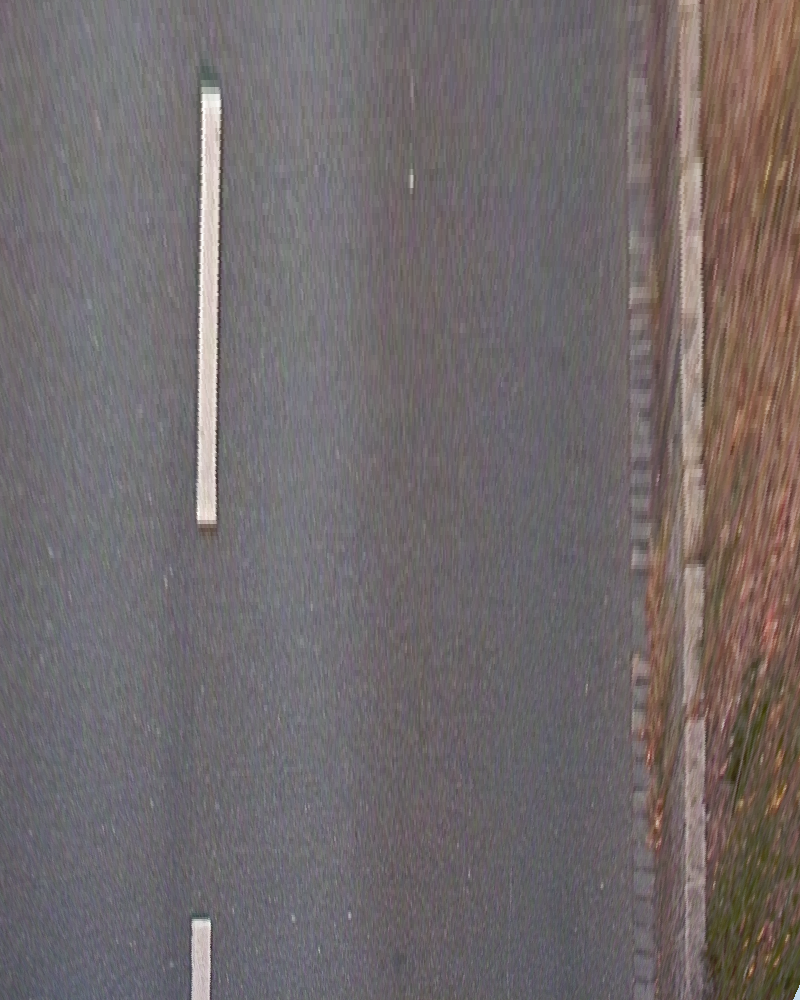
#> input picture IPM/NormalCrop.png, 800 x 1000 px
$ jupyter execute Classic.ipynb
#> lines starting #> are read from the running program, lines starting #| are printed output that depends on the picture; after the words box and inside, x2 and y2 are one past the last pixel; in counts of white or black regions, pixels touching at a corner belong together
[cell 1]
import numpy as np
import sys
import cv2
from tqdm import tqdm
import matplotlib.pyplot as plt

[cell 2]
img = cv2.imread("NormalCrop.png")
#> img is the input picture: shape (1000, 800, 3); mean B, G, R 107.4, 106.4, 113.8
cv2.imshow('Test', img)
cv2.waitKey(0)
cv2.destroyAllWindows()

[cell 3]
# img = cv2.cvtColor(img, cv2.COLOR_BGR2HSV)

[cell 4]
def nothing(x):
    pass

# Create a window
cv2.namedWindow('image', cv2.WINDOW_NORMAL)

# create trackbars for color change
cv2.createTrackbar('HMin','image',0,179,nothing) # Hue is from 0-179 for Opencv
#> slider 'HMin' is set to 35
cv2.createTrackbar('SMin','image',0,255,nothing)
#> slider 'SMin' is set to 51
cv2.createTrackbar('VMin','image',0,255,nothing)
#> slider 'VMin' is set to 51
cv2.createTrackbar('HMax','image',0,179,nothing)
#> slider 'HMax' is set to 179
cv2.createTrackbar('SMax','image',0,255,nothing)
#> slider 'SMax' is set to 255
cv2.createTrackbar('VMax','image',0,255,nothing)
#> slider 'VMax' is set to 255

# Set default value for MAX HSV trackbars.
cv2.setTrackbarPos('HMax', 'image', 179)
cv2.setTrackbarPos('SMax', 'image', 255)
cv2.setTrackbarPos('VMax', 'image', 255)

# Initialize to check if HSV min/max value changes
hMin = sMin = vMin = hMax = sMax = vMax = 0
phMin = psMin = pvMin = phMax = psMax = pvMax = 0

output = img
waitTime = 0

while(1):

    # get current positions of all trackbars
    hMin = cv2.getTrackbarPos('HMin','image')
    sMin = cv2.getTrackbarPos('SMin','image')
    vMin = cv2.getTrackbarPos('VMin','image')

    hMax = cv2.getTrackbarPos('HMax','image')
    sMax = cv2.getTrackbarPos('SMax','image')
    vMax = cv2.getTrackbarPos('VMax','image')

    # Set minimum and max HSV values to display
    lower = np.array([hMin, sMin, vMin])
    upper = np.array([hMax, sMax, vMax])

    # Create HSV Image and threshold into a range.
    hsv = cv2.cvtColor(img, cv2.COLOR_BGR2HSV)
#> hsv: shape (1000, 800, 3); mean H, S, V 99, 26.7, 115.8
    mask = cv2.inRange(hsv, lower, upper)
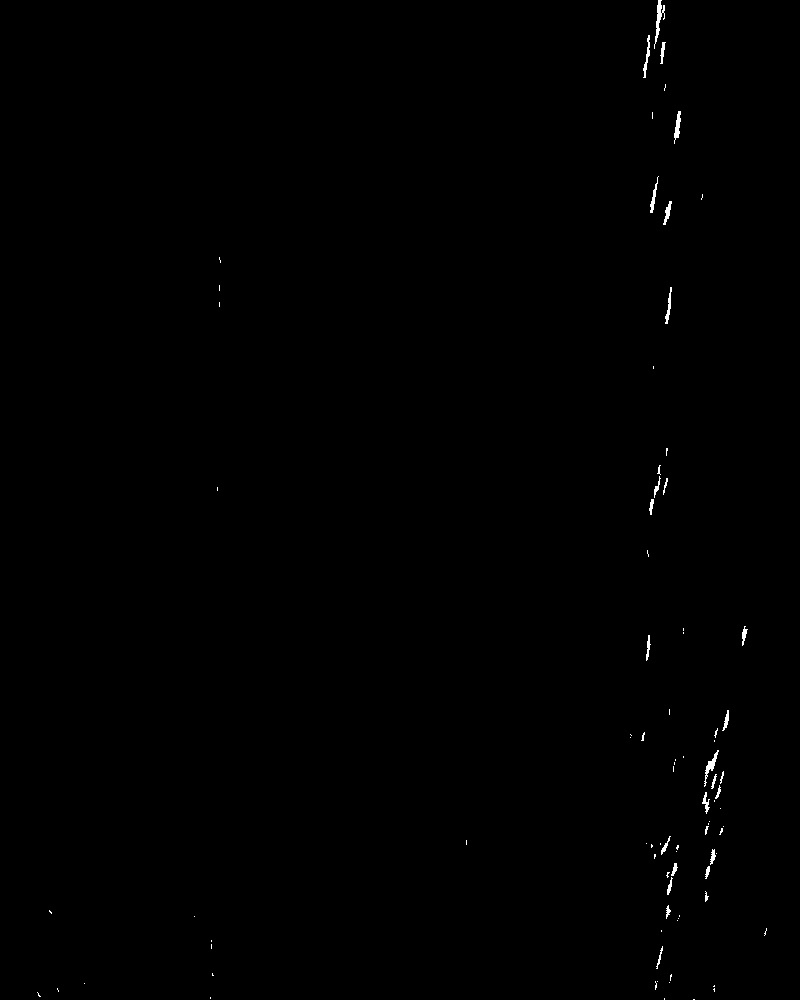
#> mask: shape (1000, 800); 0.25% white; 87 white regions (61 under 20 px), largest, box (x1, y1, x2, y2) and area: (654, 0, 665, 49) 180, (704, 750, 719, 787) 139, (674, 111, 681, 144) 119
    output = cv2.bitwise_and(img,img, mask= mask)

    # Print if there is a change in HSV value
    if( (phMin != hMin) | (psMin != sMin) | (pvMin != vMin) | (phMax != hMax) | (psMax != sMax) | (pvMax != vMax) ):
        print("(hMin = %d , sMin = %d, vMin = %d), (hMax = %d , sMax = %d, vMax = %d)" % (hMin , sMin , vMin, hMax, sMax , vMax))
        phMin = hMin
        psMin = sMin
        pvMin = vMin
        phMax = hMax
        psMax = sMax
        pvMax = vMax

    # Display output image
    cv2.imshow('image',output)

    cv2.waitKey(0)

cv2.destroyAllWindows()


$ run again, with IPM/20181107133445_camera_frontcenter_000002022.png copied over IPM/NormalCrop.png
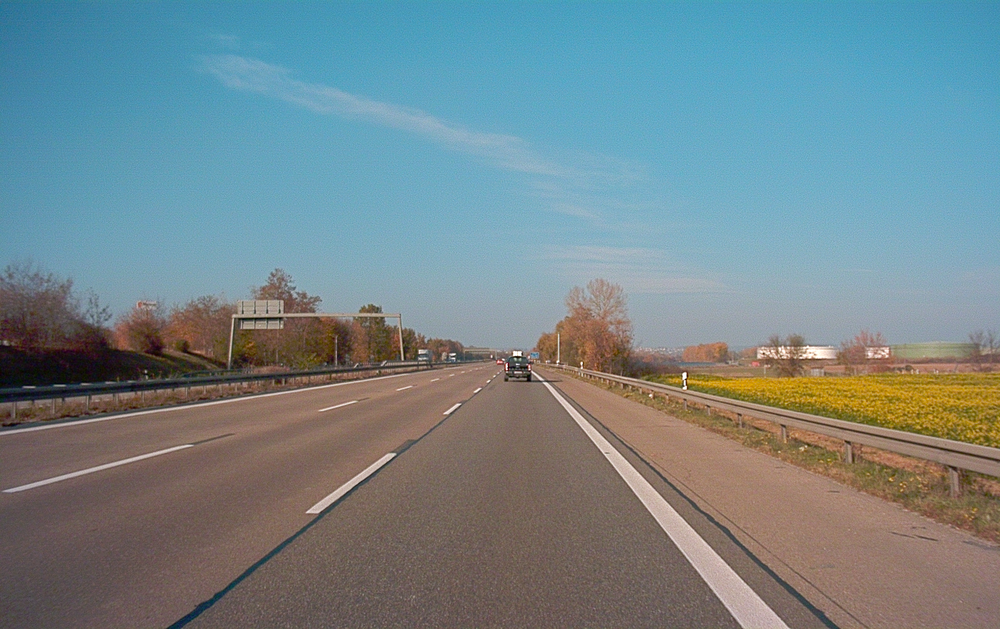
#> input picture IPM/20181107133445_camera_frontcenter_000002022.png, 1000 x 629 px, shrunk from 1920 x 1208 before the run
#> img is the input picture: shape (629, 1000, 3); mean B, G, R 138.5, 133.9, 115.8
#> hsv: shape (629, 1000, 3); mean H, S, V 62.6, 92.7, 156.7
#> `mask = cv2.inRange(hsv, lower, upper)`:
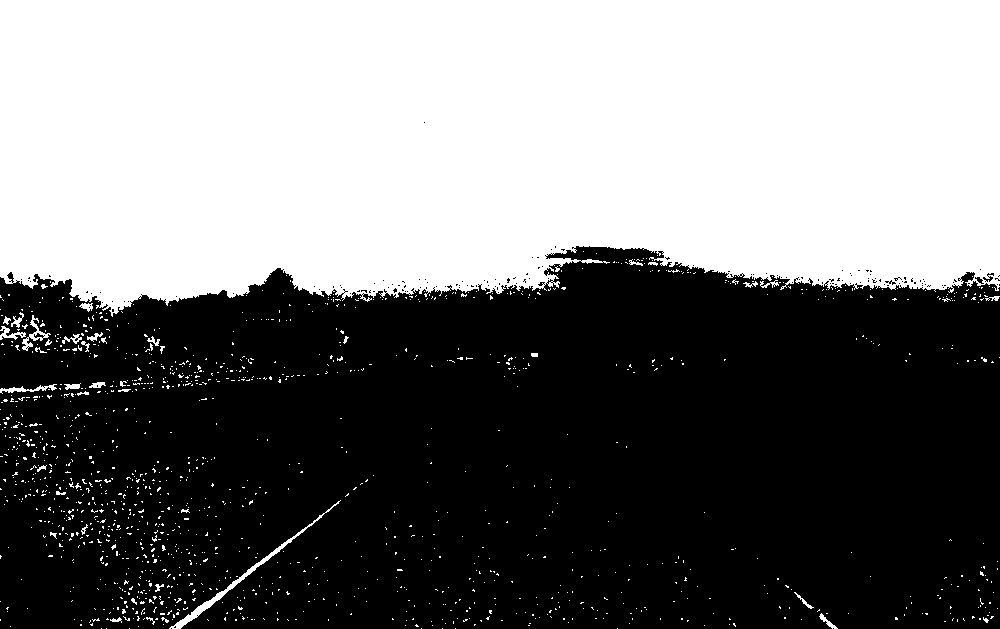
#> mask: shape (629, 1000); 46.1% white; 1359 white regions (1318 under 20 px), largest, box (x1, y1, x2, y2) and area: (0, 0, 1000, 317) 283173, (169, 500, 341, 629) 855, (22, 315, 51, 351) 241
#> `output = cv2.bitwise_and(img,img, mask= mask)`:
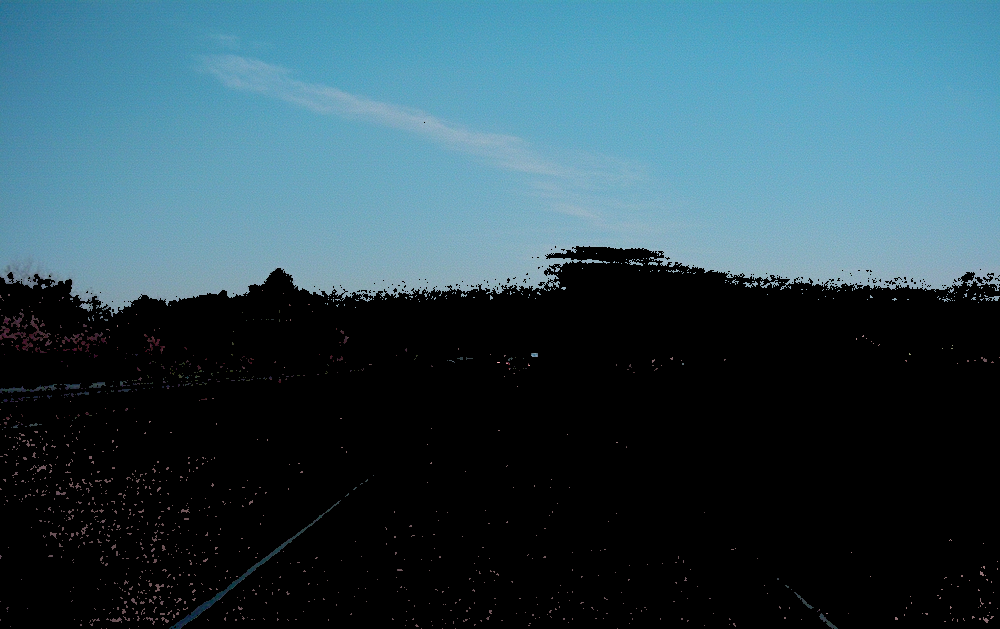
#> output: shape (629, 1000, 3); mean B, G, R 85.8, 74.3, 46.6

$ run again, with IPM/20181204170238_camera_frontcenter_000000330.png copied over IPM/NormalCrop.png
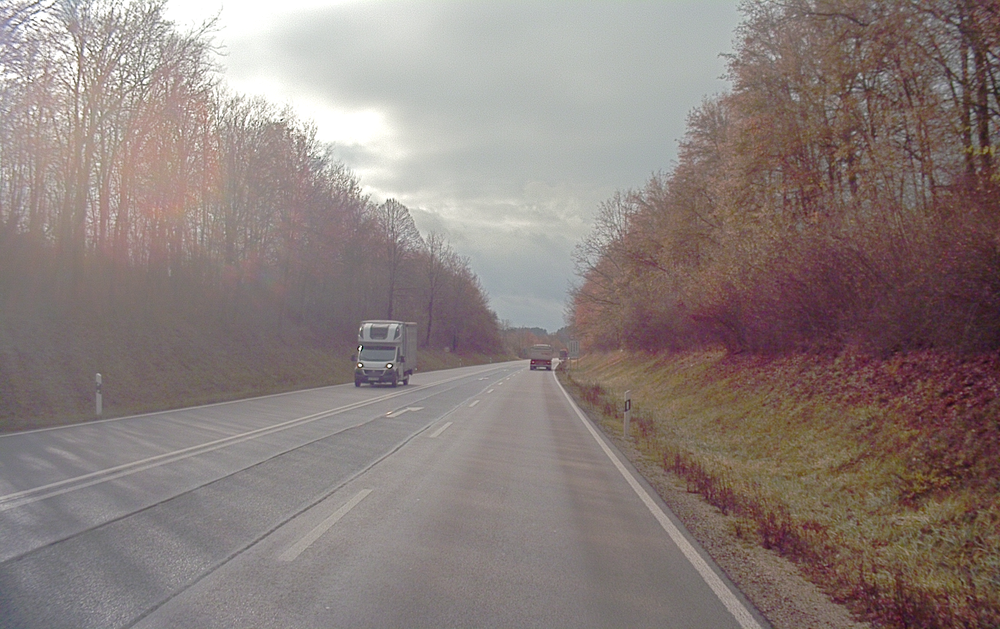
#> input picture IPM/20181204170238_camera_frontcenter_000000330.png, 1000 x 629 px, shrunk from 1920 x 1208 before the run
#> img is the input picture: shape (629, 1000, 3); mean B, G, R 123.4, 126.9, 139
#> hsv: shape (629, 1000, 3); mean H, S, V 59.9, 40.7, 139.9
#> `mask = cv2.inRange(hsv, lower, upper)`:
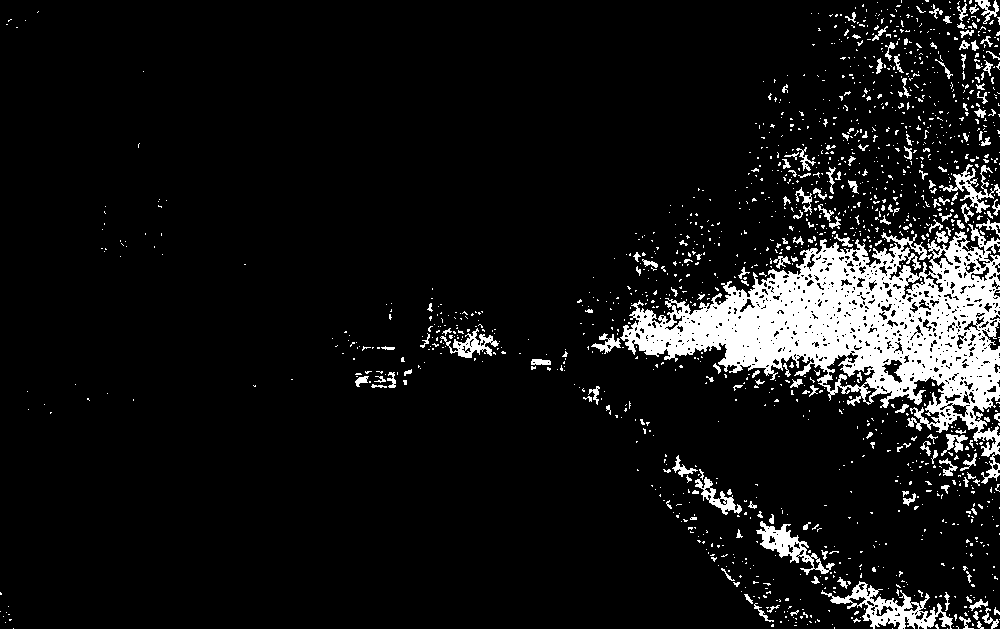
#> mask: shape (629, 1000); 8.6% white; 1468 white regions (1300 under 20 px), largest, box (x1, y1, x2, y2) and area: (620, 224, 1000, 484) 35521, (821, 581, 953, 629) 2029, (756, 521, 835, 575) 1191
#> `output = cv2.bitwise_and(img,img, mask= mask)`:
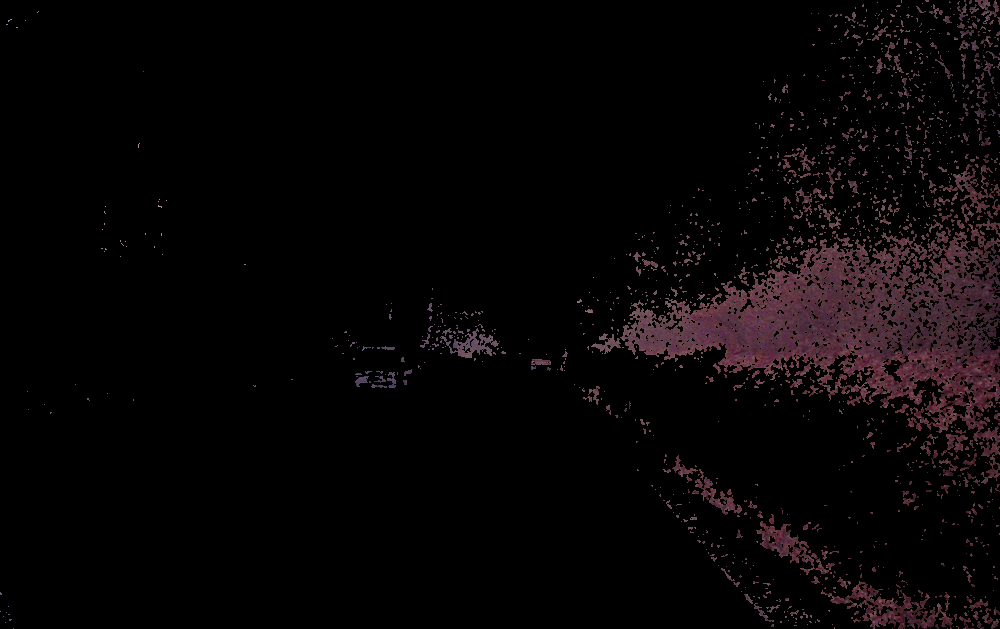
#> output: shape (629, 1000, 3); mean B, G, R 5.6, 4.7, 7.8
